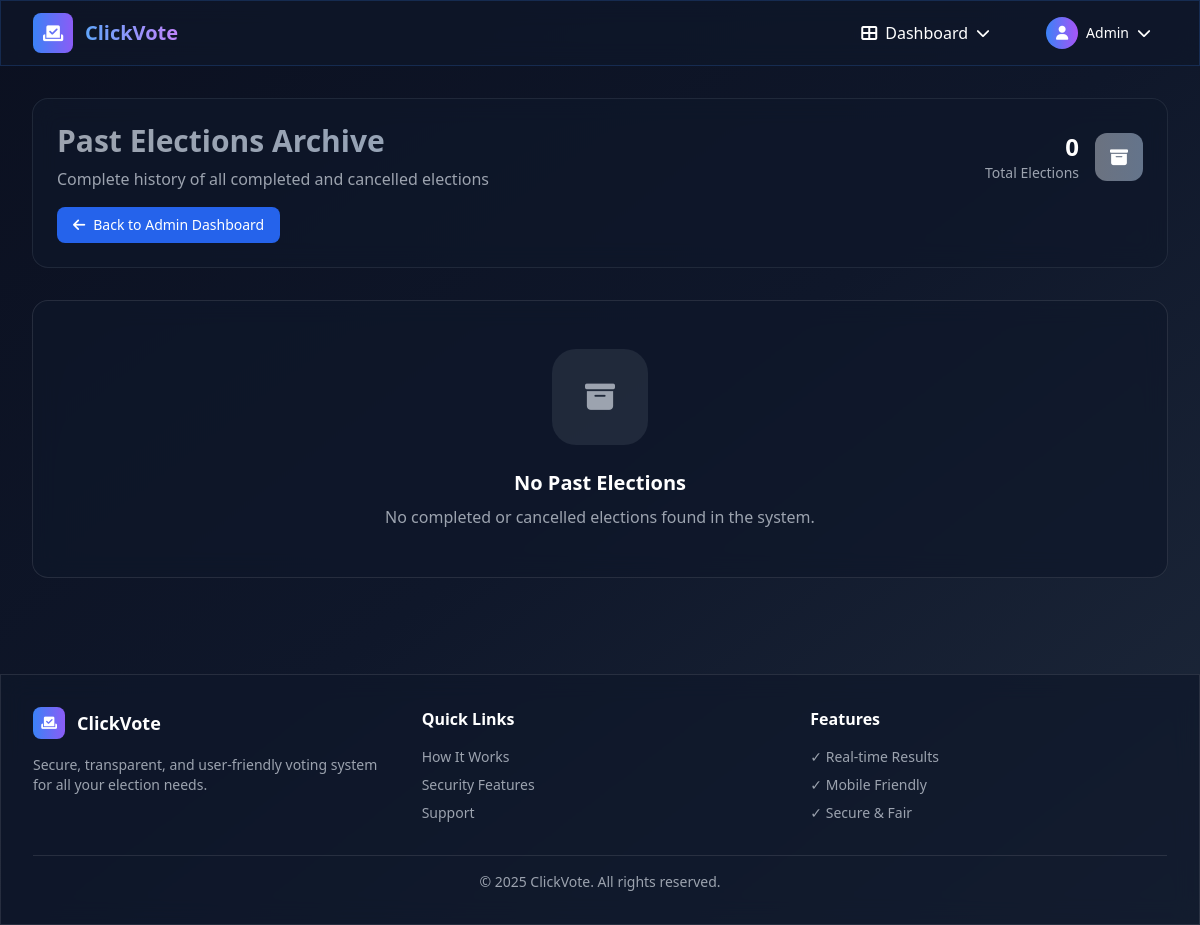
Page /admin/past-elections (signed in) on the earlier database version.
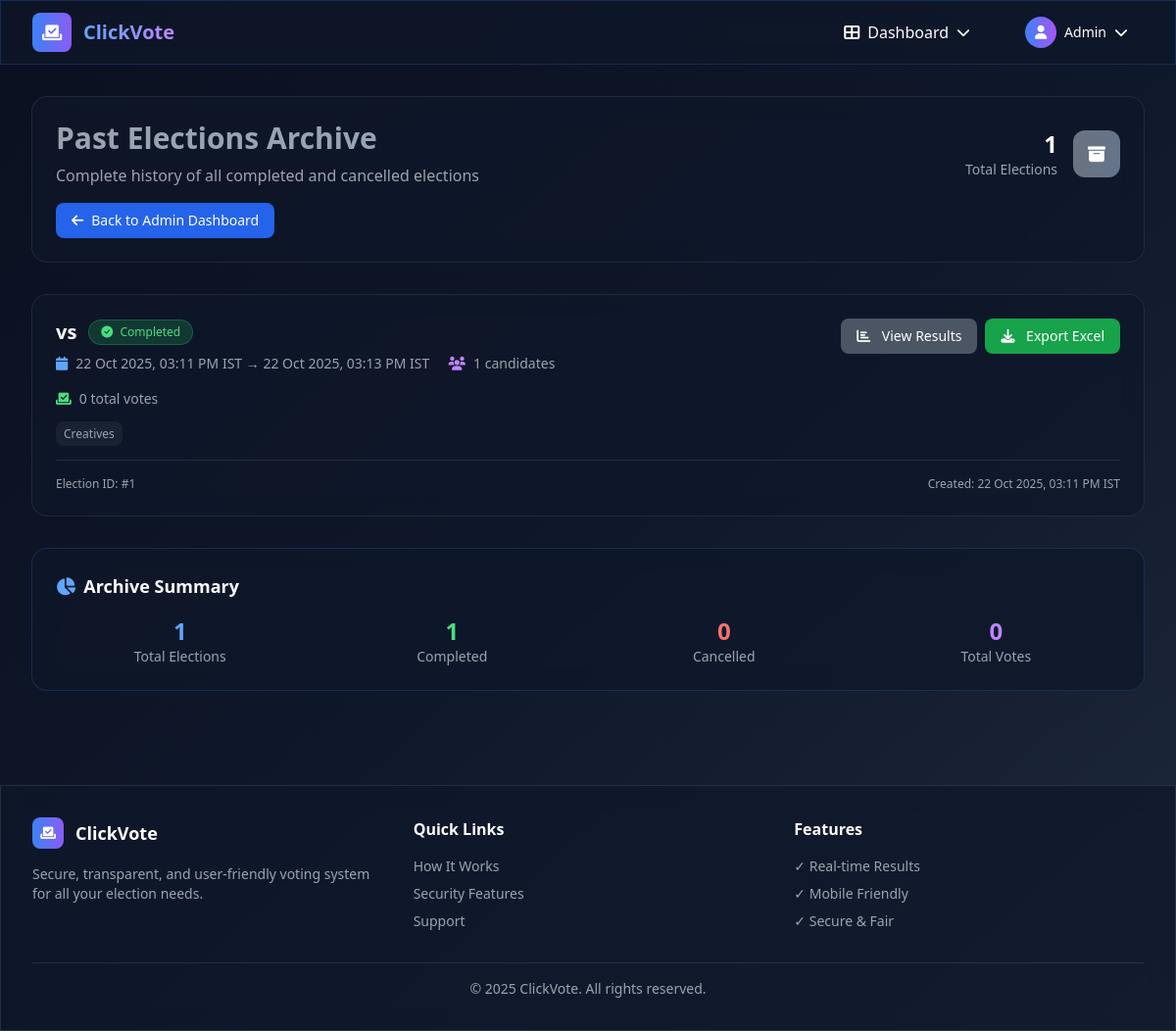
Same page on the later database version.
### tables this page shows
CREATE TABLE elections (
                id INTEGER PRIMARY KEY AUTOINCREMENT,
                title TEXT,
                category TEXT,
                start_time TEXT NOT NULL,
                end_time TEXT NOT NULL,
                created_by INTEGER,
                candidate_limit INTEGER DEFAULT 10,
                status TEXT DEFAULT 'active',
                cancelled_at TEXT,
                cancelled_by INTEGER,
                created_at TIMESTAMP DEFAULT CURRENT_TIMESTAMP,
                FOREIGN KEY (created_by) REFERENCES users (id)
            );

### app.py (the view)
@app.route("/admin/past-elections")
@login_required(role="admin")
def past_elections():
    rows = query("SELECT * FROM elections ORDER BY start_time DESC")
    ongoing, scheduled, ended = classify_elections(rows)
    elections_with_stats = []
    for e in ended:
        candidate_count = query("SELECT COUNT(*) as count FROM candidates WHERE election_id=?", (e['id'],), one=True)
        vote_count = query("SELECT COUNT(*) as count FROM votes WHERE election_id=?", (e['id'],), one=True)
        election_data = dict(e)
        election_data['candidate_count'] = candidate_count['count'] if candidate_count else 0
        election_data['vote_count'] = vote_count['count'] if vote_count else 0
        elections_with_stats.append(election_data)
    return render_template("past_elections.html", elections=elections_with_stats, total_count=len(ended))

### app.py (called while the page is built)
def get_db():
    conn = sqlite3.connect('voting.db', timeout=30)
    conn.row_factory = sqlite3.Row
    return conn

def exec_sql(sql, args=(), fetch=False, one=False):
    db = get_db()
    cur = db.execute(sql, args)
    if fetch:
        rows = cur.fetchall()
        cur.close()
        return rows[0] if one and rows else rows
    else:
        db.commit()
        last = cur.lastrowid
        cur.close()
        return last

def query(sql, args=(), one=False):
    return exec_sql(sql, args, fetch=True, one=one)

def login_required(role=None):
    def deco(f):
        @wraps(f)
        def wrap(*args, **kwargs):
            if "user_id" not in session:
                flash("Please login first.", "warn")
                return redirect(url_for("login"))
            if role and session.get("role") != role:
                flash("Not authorized.", "error")
                return redirect(url_for("index"))
            return f(*args, **kwargs)
        return wrap
    return deco

def parse_iso(s):
    try:
        dt = datetime.fromisoformat((s or "").replace("Z", ""))
        if dt.tzinfo is None:
            dt = dt.replace(tzinfo=timezone.utc)
        return dt.astimezone(timezone.utc)
    except Exception:
        pass
        return None

def now_utc():
    return datetime.now(timezone.utc)

@app.context_processor
def inject_unread_notifications():
    try:
        uid = session.get('user_id')
        if not uid:
            return {}
        row = query('SELECT COUNT(*) AS c FROM notifications WHERE user_id=? AND read=0', (uid,), one=True)
        return {'unread_notifications': row['c'] if row else 0}
    except Exception:
        return {'unread_notifications': 0}

def to_ist(dt):
    try:
        if dt.tzinfo is None:
            dt = dt.replace(tzinfo=timezone.utc)
        return dt.astimezone(IST)
    except Exception:
        pass
        return dt

@app.template_filter("istfmt")
def istfmt(value):
    try:
        dt = parse_iso(value)
        dt = to_ist(dt)
        return dt.strftime("%d %b %Y, %I:%M %p IST")
    except Exception:
        pass
        return value

### templates/past_elections.html (shortened to what this page needs)
{% extends "base.html" %}
{% block content %}
<div class="max-w-7xl mx-auto">
  <div class="mb-8">
    <div class="glass-effect rounded-2xl p-6 border border-gray-500/20">
      <div class="flex items-center justify-between">
        <div>
          <h1 class="text-3xl font-bold bg-gradient-to-r from-gray-400 to-slate-400 bg-clip-text text-transparent mb-2">
          </h1>
          <p class="text-gray-400">Complete history of all completed and cancelled elections</p>
        </div>
        <div class="flex items-center space-x-4">
          <div class="text-right">
            <div class="text-2xl font-bold text-white">{{ total_count }}</div>
            <div class="text-sm text-gray-400">Total Elections</div>
          </div>
          <div class="w-12 h-12 bg-gradient-to-r from-gray-500 to-slate-500 rounded-xl flex items-center justify-center animate-pulse">
            <i class="fas fa-archive text-white text-lg"></i>
          </div>
        </div>
      </div>
      <div class="mt-4">
        <a href="{{ url_for('admin') }}" class="inline-flex items-center px-4 py-2 bg-blue-600 hover:bg-blue-700 rounded-lg text-white text-sm transition-colors">
          <i class="fas fa-arrow-left mr-2"></i>
          Back to Admin Dashboard
        </a>
      </div>
    </div>
  </div>
  <div class="space-y-6">
    {% for election in elections %}
    <div class="glass-effect rounded-2xl p-6 border border-gray-500/20 hover:border-gray-400/30 transition-all duration-300">
      <div class="flex items-start justify-between mb-4">
        <div class="flex-1">
          <div class="flex items-center space-x-3 mb-2">
            <h3 class="text-xl font-bold text-white">{{ election.title or election.category }}</h3>
            {% if election.status == 'cancelled' %}
            <span class="px-3 py-1 bg-red-500/20 border border-red-500/30 rounded-full text-red-400 text-xs font-medium">
              <i class="fas fa-times-circle mr-1"></i>
              Cancelled
            </span>
            {% else %}
            <span class="px-3 py-1 bg-green-500/20 border border-green-500/30 rounded-full text-green-400 text-xs font-medium">
              <i class="fas fa-check-circle mr-1"></i>
              Completed
            </span>
            {% endif %}
          </div>
          <div class="grid md:grid-cols-2 gap-4 text-sm text-gray-400">
            <div class="flex items-center space-x-2">
              <i class="fas fa-calendar text-blue-400"></i>
              <span>{{ election.start_time|istfmt }} → {{ election.end_time|istfmt }}</span>
            </div>
            <div class="flex items-center space-x-2">
              <i class="fas fa-users text-purple-400"></i>
              <span>{{ election.candidate_count }} candidates</span>
            </div>
            <div class="flex items-center space-x-2">
              <i class="fas fa-vote-yea text-green-400"></i>
              <span>{{ election.vote_count }} total votes</span>
            </div>
          </div>
          {% if election.category %}
          <div class="mt-3">
            <span class="px-2 py-1 bg-white/5 rounded-lg text-xs text-gray-400">
              {{ election.category }}
            </span>
          </div>
          {% endif %}
        </div>
        <div class="flex items-center space-x-2 ml-4">
          <a href="{{ url_for('results', election_id=election.id) }}" class="px-4 py-2 bg-gray-600 hover:bg-gray-700 rounded-lg text-white text-sm transition-colors">
            <i class="fas fa-chart-bar mr-2"></i>
            View Results
          </a>
          <a href="{{ url_for('results_excel', eid=election.id) }}" class="px-4 py-2 bg-green-600 hover:bg-green-700 rounded-lg text-white text-sm transition-colors">
            <i class="fas fa-download mr-2"></i>
            Export Excel
          </a>
        </div>
      </div>
      <div class="mt-4 pt-4 border-t border-white/10">
        <div class="flex items-center justify-between text-xs text-gray-400">
          <span>Election ID: #{{ election.id }}</span>
          <span>Created: {{ election.start_time|istfmt }}</span>
        </div>
      </div>
    </div>
    {% else %}
    <div class="glass-effect rounded-2xl p-12 text-center border border-white/10">
      <div class="w-24 h-24 bg-gray-500/20 rounded-3xl flex items-center justify-center mx-auto mb-6">
        <i class="fas fa-archive text-gray-400 text-3xl"></i>
      </div>
      <h3 class="text-xl font-bold text-white mb-2">No Past Elections</h3>
      <p class="text-gray-400">No completed or cancelled elections found in the system.</p>
    </div>
    {% endfor %}
  </div>
  {% if elections %}
  <div class="mt-8 glass-effect rounded-2xl p-6 border border-blue-500/20">
    <h3 class="text-lg font-bold text-white mb-4 flex items-center">
      <i class="fas fa-chart-pie mr-2 text-blue-400"></i>
      Archive Summary
    </h3>
    <div class="grid md:grid-cols-4 gap-6">
      <div class="text-center">
        <div class="text-2xl font-bold text-blue-400">{{ total_count }}</div>
        <div class="text-sm text-gray-400">Total Elections</div>
      </div>
      <div class="text-center">
        <div class="text-2xl font-bold text-green-400">{{ elections|selectattr('status', 'ne', 'cancelled')|list|length }}</div>
        <div class="text-sm text-gray-400">Completed</div>
      </div>
      <div class="text-center">
        <div class="text-2xl font-bold text-red-400">{{ elections|selectattr('status', 'equalto', 'cancelled')|list|length }}</div>
        <div class="text-sm text-gray-400">Cancelled</div>
      </div>
      <div class="text-center">
        <div class="text-2xl font-bold text-purple-400">{{ elections|sum(attribute='vote_count') }}</div>
        <div class="text-sm text-gray-400">Total Votes</div>
      </div>
    </div>
  </div>
  {% endif %}
</div>
{% endblock %}

### templates/base.html (shortened to what this page needs)
<!doctype html>
<html lang="en">
<head>
  <script src="https://cdn.tailwindcss.com"></script>
  <link rel="stylesheet" href="https://cdnjs.cloudflare.com/ajax/libs/font-awesome/6.4.0/css/all.min.css">
</head>
{% set _flashes = get_flashed_messages(with_categories=true) %}
<body class="bg-gradient-to-br from-navy-dark via-navy to-navy-light text-white min-h-screen" data-theme="dark" data-flashes='{{ _flashes|tojson|e }}'>
  <nav class="glass-effect sticky top-0 z-50 border-b border-blue-500/20">
    <div class="max-w-7xl mx-auto px-4 sm:px-6 lg:px-8">
      <div class="flex justify-between items-center h-16">
        <a href="{{ url_for('index') }}" class="flex items-center space-x-3 hover:opacity-80 transition-opacity duration-300">
          <div class="w-10 h-10 bg-gradient-to-r from-blue-glow to-purple-glow rounded-lg flex items-center justify-center animate-float">
            <i class="fas fa-vote-yea text-white text-lg"></i>
          </div>
          <span class="text-xl font-bold bg-gradient-to-r from-blue-400 to-purple-400 bg-clip-text text-transparent">
          </span>
        </a>
        <div class="hidden md:flex items-center space-x-6">
          {% if session.get('user_id') %}
            <div class="nav-dropdown relative">
              <button class="flex items-center space-x-2 px-4 py-2 rounded-lg hover:bg-white/10 transition-all duration-300">
                <i class="fas fa-th-large"></i>
                <span>Dashboard</span>
                <i class="fas fa-chevron-down text-sm"></i>
              </button>
            </div>
            <div class="nav-dropdown relative">
              <button class="flex items-center space-x-2 px-4 py-2 rounded-lg hover:bg-white/10 transition-all duration-300">
                <div class="w-8 h-8 bg-gradient-to-r from-blue-500 to-purple-500 rounded-full flex items-center justify-center">
                  <i class="fas fa-user text-sm"></i>
                </div>
                <span class="text-sm">
                  {% if session.get('user') and session['user'].get('role') == 'admin' %}
                    Admin
                  {% elif session.get('user') and session['user'].get('username') %}
                    {{ session['user'].get('username') }}
                  {% elif session.get('username') %}
                    {{ session['username'] }}
                  {% else %}
                    Guest
                  {% endif %}
                </span>
                <i class="fas fa-chevron-down text-sm"></i>
              </button>
            </div>
          {% endif %}
        </div>
      </div>
    </div>
</nav>
  <main class="max-w-7xl mx-auto px-4 sm:px-6 lg:px-8 py-8">
    {% block content %}{% endblock %}
  </main>
  <footer class="glass-effect border-t border-white/10 mt-16">
    <div class="max-w-7xl mx-auto px-4 sm:px-6 lg:px-8 py-8">
      <div class="grid md:grid-cols-3 gap-8">
        <div>
          <div class="flex items-center space-x-3 mb-4">
            <div class="w-8 h-8 bg-gradient-to-r from-blue-glow to-purple-glow rounded-lg flex items-center justify-center">
              <i class="fas fa-vote-yea text-white text-sm"></i>
            </div>
            <span class="text-lg font-bold">ClickVote</span>
          </div>
          <p class="text-gray-400 text-sm">Secure, transparent, and user-friendly voting system for all your election needs.</p>
        </div>
        <div>
          <h3 class="font-semibold mb-4">Quick Links</h3>
          <div class="space-y-2 text-sm">
            <a href="#" class="block text-gray-400 hover:text-white transition-colors">How It Works</a>
            <a href="#" class="block text-gray-400 hover:text-white transition-colors">Security Features</a>
            <a href="#" class="block text-gray-400 hover:text-white transition-colors">Support</a>
          </div>
        </div>
        <div>
          <h3 class="font-semibold mb-4">Features</h3>
          <div class="space-y-2 text-sm">
            <div class="text-gray-400">✓ Real-time Results</div>
            <div class="text-gray-400">✓ Mobile Friendly</div>
            <div class="text-gray-400">✓ Secure & Fair</div>
          </div>
        </div>
      </div>
      <div class="border-t border-white/10 mt-8 pt-4 text-center text-sm text-gray-400">
        © 2025 ClickVote. All rights reserved.
      </div>
    </div>
  </footer>
</body>
</html>

### templates/base.html (style rules this page uses)
.glass-effect { backdrop-filter: blur(12px); background: rgba(15, 23, 42, 0.7); border: 1px solid rgba(59, 130, 246, 0.2); }
.nav-dropdown { position: relative; }
.nav-dropdown::after { content: ''; position: absolute; top: 100%; left: 0; right: 0; height: 0.5rem; background: transparent; }

Differences in the rows shown:
added elections: title "vs", status "active" (drawn), start_time|istfmt "22 Oct 2025, 03:11 PM IST", end_time|istfmt "22 Oct 2025, 03:13 PM IST", candidate_count "1", vote_count "0", category "Creatives", id "1"
Other differences:
{{ total_count }}: "0" → "1"
{{ total_count }}: (not shown) → "1"
{{ elections|selectattr('status', 'ne', 'cancelled')|list|length }}: (not shown) → "1"
{{ elections|selectattr('status', 'equalto', 'cancelled')|list|length }}: (not shown) → "0"
{{ elections|sum(attribute='vote_count') }}: (not shown) → "0"
text no longer shown: "No Past Elections No completed or cancelled elections found in the system."
text now shown: "Archive Summary Total Elections Completed Cancelled Total Votes"
